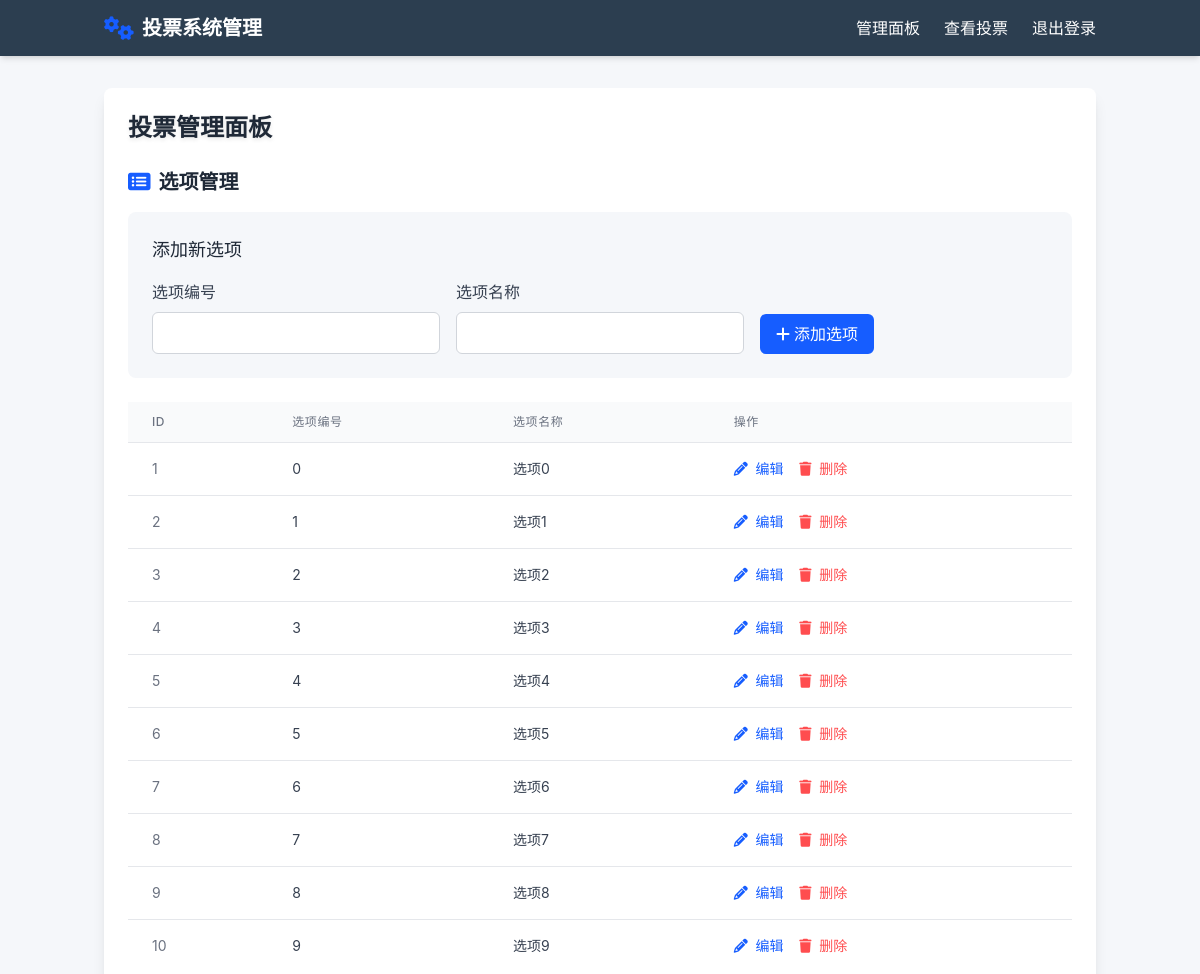
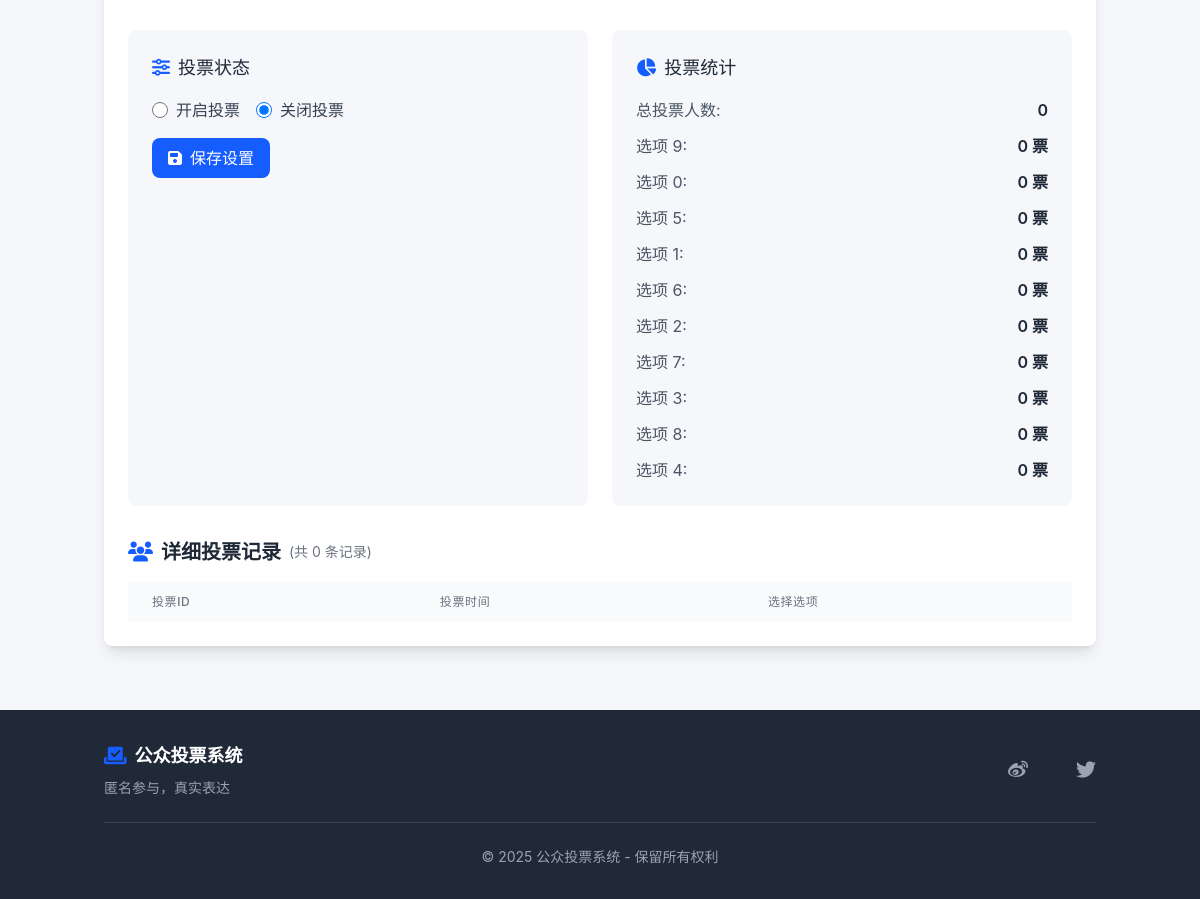
The app's page /admin.php (signed in) with its own data (2 pictures, top to bottom).
### tables this page shows
CREATE TABLE IF NOT EXISTS `options` (
    `id` int(11) NOT NULL AUTO_INCREMENT,
    `code` varchar(10) NOT NULL,
    `name` varchar(255) NOT NULL,
    `created_at` datetime DEFAULT CURRENT_TIMESTAMP,
    PRIMARY KEY (`id`),
    UNIQUE KEY `code` (`code`)
);

CREATE TABLE IF NOT EXISTS `settings` (
    `id` int(11) NOT NULL AUTO_INCREMENT,
    `status` tinyint(1) NOT NULL DEFAULT '0' COMMENT '0=关闭，1=开启',
    `notice_text` text,
    `updated_at` datetime DEFAULT NULL,
    PRIMARY KEY (`id`)
);

### admin.php (the view, shortened to what this page needs)
<?php
require_once 'config.php';
$groupedVotes = [];
$stmt = $pdo->query("SELECT status, notice_text FROM settings LIMIT 1");
$settings = $stmt->fetch(PDO::FETCH_ASSOC);
$voteStatus = $settings['status'] ?? 0;
$editOption = null;
$stmt = $pdo->query("SELECT * FROM options ORDER BY id ASC");
$options = $stmt->fetchAll(PDO::FETCH_ASSOC);
?>
<!DOCTYPE html>
<html lang="zh-CN">
<head>
    <script src="https://cdn.tailwindcss.com"></script>
    <link href="https://cdnjs.cloudflare.com/ajax/libs/font-awesome/6.7.2/css/all.min.css" rel="stylesheet">
</head>
<body class="font-inter bg-neutral min-h-screen flex flex-col">
    <nav class="bg-admin text-white shadow-md sticky top-0 z-50 transition-all duration-300" id="navbar">
        <div class="container mx-auto px-4 py-3 flex justify-between items-center">
            <div class="flex items-center space-x-2">
                <i class="fa-solid fa-cogs text-primary text-2xl"></i>
                <h1 class="text-xl font-bold">投票系统管理</h1>
            </div>
            <div class="hidden md:flex items-center space-x-6">
                <a href="admin.php" class="text-white hover:text-primary transition-colors">管理面板</a>
                <a href="index.php" class="text-white hover:text-primary transition-colors">查看投票</a>
                <a href="logout.php" class="text-white hover:text-primary transition-colors">退出登录</a>
            </div>
        </div>
    </nav>
    <main class="flex-grow container mx-auto px-4 py-8">
        <div class="bg-white rounded-lg shadow-lg p-6 max-w-5xl mx-auto mb-8">
            <h2 class="text-2xl font-bold text-gray-800 mb-6 text-shadow">投票管理面板</h2>
            <div class="mb-8">
                <h3 class="text-xl font-bold text-gray-800 mb-4 flex items-center">
                    <i class="fa-solid fa-list-alt text-primary mr-2"></i> 选项管理
                </h3>
                <div class="bg-neutral rounded-lg p-6 mb-6">
                    <h4 class="text-lg font-medium text-gray-800 mb-4"><?= $editOption ? '编辑选项' : '添加新选项' ?></h4>
                    <form method="POST">
                        <div class="grid grid-cols-1 md:grid-cols-3 gap-4">
                            <div>
                                <label for="code" class="block text-gray-700 font-medium mb-2">选项编号</label>
                                <input
                                    type="text"
                                    id="code"
                                    name="code"
                                    required
                                    value="<?= htmlspecialchars($editOption['code'] ?? '') ?>"
                                    class="w-full px-4 py-2 border border-gray-300 rounded-md focus:outline-none focus:ring-2 focus:ring-primary/50"
                                >
                            </div>
                            <div>
                                <label for="name" class="block text-gray-700 font-medium mb-2">选项名称</label>
                                <input
                                    type="text"
                                    id="name"
                                    name="name"
                                    required
                                    value="<?= htmlspecialchars($editOption['name'] ?? '') ?>"
                                    class="w-full px-4 py-2 border border-gray-300 rounded-md focus:outline-none focus:ring-2 focus:ring-primary/50"
                                >
                            </div>
                            <div class="flex items-end">
                                <button
                                    type="submit"
                                    name="<?= $editOption ? 'edit_option' : 'add_option' ?>"
                                    class="bg-primary hover:bg-primary/90 text-white font-medium py-2 px-4 rounded-md transition-colors flex items-center"
                                >
                                    <i class="fa-solid fa-<?= $editOption ? 'save' : 'plus' ?> mr-1"></i>
                                    <?= $editOption ? '保存修改' : '添加选项' ?>
                                </button>
                            </div>
                        </div>
                    </form>
                </div>
                <div class="overflow-x-auto">
                    <table class="min-w-full divide-y divide-gray-200">
                        <thead class="bg-gray-50">
                            <tr>
                                <th scope="col" class="px-6 py-3 text-left text-xs font-medium text-gray-500 uppercase tracking-wider">ID</th>
                                <th scope="col" class="px-6 py-3 text-left text-xs font-medium text-gray-500 uppercase tracking-wider">选项编号</th>
                                <th scope="col" class="px-6 py-3 text-left text-xs font-medium text-gray-500 uppercase tracking-wider">选项名称</th>
                                <th scope="col" class="px-6 py-3 text-left text-xs font-medium text-gray-500 uppercase tracking-wider">操作</th>
                            </tr>
                        </thead>
                        <tbody class="bg-white divide-y divide-gray-200">
                            <?php foreach ($options as $option): ?>
                            <tr class="table-hover">
                                <td class="px-6 py-4 whitespace-nowrap text-sm text-gray-500"><?= $option['id'] ?></td>
                                <td class="px-6 py-4 whitespace-nowrap text-sm text-gray-700"><?= $option['code'] ?></td>
                                <td class="px-6 py-4 text-sm text-gray-700"><?= $option['name'] ?></td>
                                <td class="px-6 py-4 whitespace-nowrap text-sm font-medium">
                                    <a href="admin.php?edit=<?= $option['id'] ?>" class="text-primary hover:text-primary/80 transition-colors mr-3">
                                        <i class="fa-solid fa-pencil mr-1"></i> 编辑
                                    </a>
                                    <a href="admin.php?delete=<?= $option['id'] ?>" class="text-danger hover:text-danger/80 transition-colors" onclick="return confirm('确定要删除此选项吗？')">
                                        <i class="fa-solid fa-trash mr-1"></i> 删除
                                    </a>
                                </td>
                            </tr>
                            <?php endforeach; ?>
                        </tbody>
                    </table>
                </div>
            </div>
            <div class="grid grid-cols-1 md:grid-cols-2 gap-6 mb-8">
                <div class="bg-neutral rounded-lg p-6">
                    <h3 class="text-lg font-medium text-gray-800 mb-4 flex items-center">
                        <i class="fa-solid fa-sliders text-primary mr-2"></i> 投票状态
                    </h3>
                    <form method="post" class="space-y-4">
                        <div class="flex items-center space-x-4">
                            <div class="flex items-center">
                                <input type="radio" id="status_open" name="vote_status" value="1"
                                    <?php echo ($voteStatus == 1) ? 'checked' : ''; ?>
                                    class="h-4 w-4 text-primary focus:ring-primary border-gray-300">
                                <label for="status_open" class="ml-2 text-gray-700">开启投票</label>
                            </div>
                            <div class="flex items-center">
                                <input type="radio" id="status_closed" name="vote_status" value="0"
                                    <?php echo ($voteStatus == 0) ? 'checked' : ''; ?>
                                    class="h-4 w-4 text-primary focus:ring-primary border-gray-300">
                                <label for="status_closed" class="ml-2 text-gray-700">关闭投票</label>
                            </div>
                        </div>
                        <button type="submit" class="bg-primary hover:bg-primary/90 text-white font-medium py-2 px-4 rounded-lg transition-colors flex items-center">
                            <i class="fa-solid fa-save mr-2"></i> 保存设置
                        </button>
                    </form>
                </div>
                <div class="bg-neutral rounded-lg p-6">
                    <h3 class="text-lg font-medium text-gray-800 mb-4 flex items-center">
                        <i class="fa-solid fa-chart-pie text-primary mr-2"></i> 投票统计
                    </h3>
                    <div class="space-y-3">
                        <div class="flex justify-between items-center">
                            <span class="text-gray-600">总投票人数:</span>
                            <span class="font-semibold text-gray-800"><?php echo count($groupedVotes); ?></span>
                        </div>
                        <?php
                        $stmt = $pdo->query("
                            SELECT o.code, COUNT(v.option_code) as votes
                            FROM options o
                            LEFT JOIN votes v ON o.code = v.option_code
                            GROUP BY o.code
                            ORDER BY votes DESC
                        ");
                        $results = $stmt->fetchAll(PDO::FETCH_ASSOC);
                        foreach ($results as $result):
                        ?>
                        <div class="flex justify-between items-center">
                            <span class="text-gray-600">选项 <?php echo $result['code']; ?>:</span>
                            <span class="font-semibold text-gray-800"><?php echo $result['votes']; ?> 票</span>
                        </div>
                        <?php endforeach; ?>
                    </div>
                </div>
            </div>
            <h3 class="text-xl font-bold text-gray-800 mb-4 flex items-center">
                <i class="fa-solid fa-users text-primary mr-2"></i> 详细投票记录
                <span class="ml-2 text-sm font-normal text-gray-500">(共 <?php echo count($groupedVotes); ?> 条记录)</span>
            </h3>
            <div class="overflow-x-auto">
                <table class="min-w-full divide-y divide-gray-200">
                    <thead class="bg-gray-50">
                        <tr>
                            <th scope="col" class="px-6 py-3 text-left text-xs font-medium text-gray-500 uppercase tracking-wider">投票ID</th>
                            <th scope="col" class="px-6 py-3 text-left text-xs font-medium text-gray-500 uppercase tracking-wider">投票时间</th>
                            <th scope="col" class="px-6 py-3 text-left text-xs font-medium text-gray-500 uppercase tracking-wider">选择选项</th>
                        </tr>
                    </thead>
                </table>
            </div>
        </div>
    </main>
    <footer class="bg-gray-800 text-white py-8">
        <div class="container mx-auto px-4">
            <div class="flex flex-col md:flex-row justify-between items-center">
                <div class="mb-4 md:mb-0">
                    <div class="flex items-center space-x-2">
                        <i class="fa-solid fa-vote-yea text-primary text-xl"></i>
                        <span class="font-bold text-lg">公众投票系统</span>
                    </div>
                    <p class="text-gray-400 mt-2 text-sm">匿名参与，真实表达</p>
                </div>
                <div class="flex space-x-6">
                    <a href="#" class="text-gray-400 hover:text-white transition-colors">
                        <i class="fa-brands fa-weibo text-xl"></i>
                    </a>
                    <a href="#" class="text-gray-400 hover:text-white transition-colors">
                        <i class="fa-brands fa-twitter text-xl"></i>
                    </a>
                </div>
            </div>
            <div class="border-t border-gray-700 mt-6 pt-6 text-center text-gray-400 text-sm">
                <p>© 2025 公众投票系统 - 保留所有权利</p>
            </div>
        </div>
    </footer>
</body>
</html>

### records on screen
options: id "1", code "0", name "选项0"
options: id "2", code "1", name "选项1"
options: id "3", code "2", name "选项2"
options: id "4", code "3", name "选项3"
options: id "5", code "4", name "选项4"
options: id "6", code "5", name "选项5"
options: id "7", code "6", name "选项6"
options: id "8", code "7", name "选项7"
options: id "9", code "8", name "选项8"
options: id "10", code "9", name "选项9"
settings: status "☐ 开启投票", status "☑ 关闭投票"

### other values on screen
count($groupedVotes) "0"
$result['code'] "9"
$result['votes'] "0"
$result['code'] "0"
$result['code'] "5"
$result['code'] "1"
$result['code'] "6"
$result['code'] "2"
$result['code'] "7"
$result['code'] "3"
$result['code'] "8"
$result['code'] "4"
